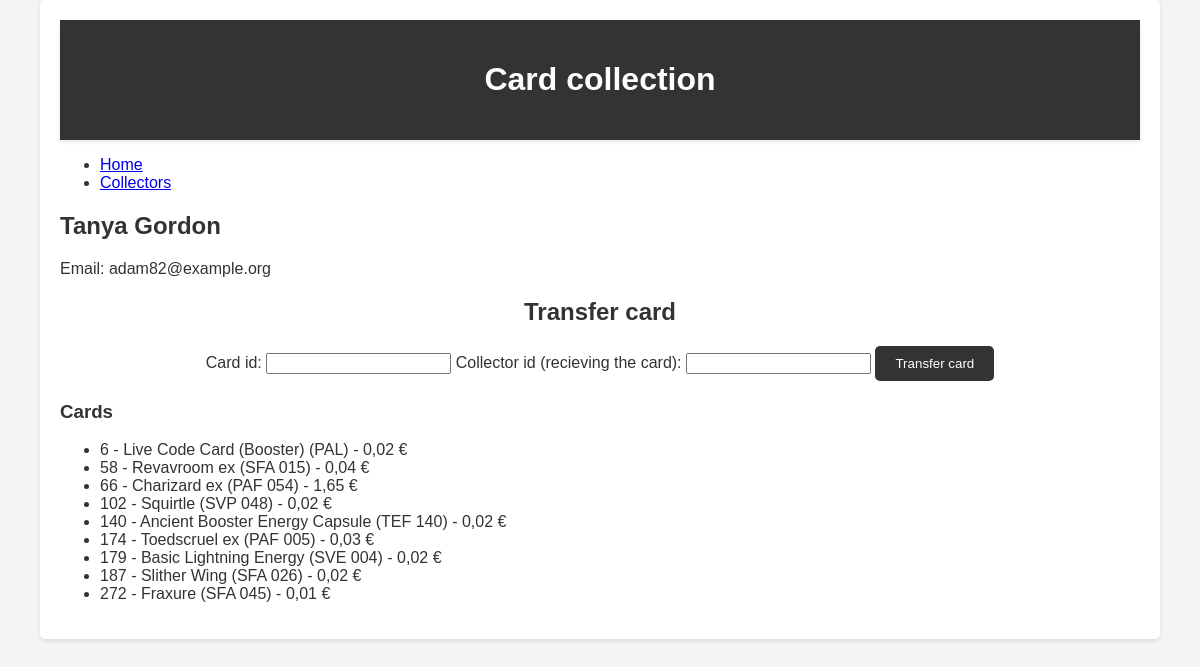
The page /collector/3 on the database its author committed.
### tables this page shows
CREATE TABLE ZBIRATELJ(
                id_zbiratelj INTEGER PRIMARY KEY,
                ime VARCHAR(255) NOT NULL,
                priimek VARCHAR(255) NOT NULL,
                eposta VARCHAR(255)
                );

CREATE TABLE KARTA(
                id_karta INTEGER PRIMARY KEY,
                ime VARCHAR(255) NOT NULL,
                zaloga INT NOT NULL,
                cena INT NOT NULL,
                slika VARCHAR(255)
                );

### app.py (the view)
@app.route('/collector/<int:id>')
def collector(id):
    collector = zbiratelj.get_by_id(id)
    cards = karta.get_by_collector(id)
    return render_template('collector.html', collector=collector, cards=cards)

### db/database.py (called while the page is built)
    def fetch_query(self, query, params=None):
        conn = sqlite3.connect(self.db_name)
        cursor = conn.cursor()
        if params:
            cursor.execute(query, params)
        else:
            cursor.execute(query)
        result = cursor.fetchall()
        conn.close()
        return result

### models/karta.py (called while the page is built)
    @classmethod
    def get_by_collector(cls, id_zbiratelj):
        query = '''
            SELECT KARTA.* FROM KARTA
            JOIN ZBIRATELJ_KARTA ON KARTA.id_karta = ZBIRATELJ_KARTA.id_karta
            WHERE ZBIRATELJ_KARTA.id_zbiratelj = ?
        '''
        result = Database().fetch_query(query, (id_zbiratelj,))
        cards = []
        for row in result:
            card = {
                'id_karta': row[0],
                'ime': row[1],
                'zaloga': row[2],
                'cena': row[3],
                'slika': row[4]
            }
            cards.append(card)
        return cards

### models/zbiratelj.py (called while the page is built)
    @classmethod
    def get_by_id(cls, id_zbiratelj):
        query = 'SELECT * FROM ZBIRATELJ WHERE id_zbiratelj = ?'
        result = Database().fetch_query(query, (id_zbiratelj,))[0]
        collector = {
            'id_zbiratelj': result[0],
            'ime': result[1],
            'priimek': result[2],
            'eposta': result[3]
        }
        return collector

### templates/collector.html (shortened to what this page needs)
{% extends 'base.html' %}
{% block content %}
<h2>{{ collector['ime'] }} {{ collector['priimek'] }}</h2>
<p>Email: {{ collector['eposta'] }}</p>
<form action="/transfer_card" method="post" class="transfer-card-form">
    <h2>Transfer card</h2>
    <label for="card_id">Card id:</label>
    <input type="number" id="card_id" name="card_id" required>
    <label for="new_collector_id">Collector id (recieving the card):</label>
    <input type="number" id="new_collector_id" name="new_collector_id" required>
    <button type="submit">Transfer card</button>
</form>
<h3>Cards</h3>
<ul>
    {% for card in cards %}
    <li>
        {{ card['id_karta'] }} - {{ card['ime'] }} - {{ card['cena'] }}
    </li>
    {% endfor %}
</ul>
{% endblock %}

### static/style.css (style rules this page uses)
body { font-family: Arial, sans-serif; background-color: #f4f4f4; color: #333; margin: 0; padding: 0; }
form { margin: 20px 0; text-align: center; }
form button { padding: 10px 20px; background-color: #333; color: #fff; border: none; border-radius: 5px; cursor: pointer; transition: background-color 0.3s; }

### rows shown on the page
ZBIRATELJ: ime "Tanya", priimek "Gordon", eposta "adam82@example.org"
KARTA: id_karta "6", ime "Live Code Card (Booster) (PAL)", cena "0,02 €"
KARTA: id_karta "58", ime "Revavroom ex (SFA 015)", cena "0,04 €"
KARTA: id_karta "66", ime "Charizard ex (PAF 054)", cena "1,65 €"
KARTA: id_karta "102", ime "Squirtle (SVP 048)", cena "0,02 €"
KARTA: id_karta "140", ime "Ancient Booster Energy Capsule (TEF 140)", cena "0,02 €"
KARTA: id_karta "174", ime "Toedscruel ex (PAF 005)", cena "0,03 €"
KARTA: id_karta "179", ime "Basic Lightning Energy (SVE 004)", cena "0,02 €"
KARTA: id_karta "187", ime "Slither Wing (SFA 026)", cena "0,02 €"
KARTA: id_karta "272", ime "Fraxure (SFA 045)", cena "0,01 €"
